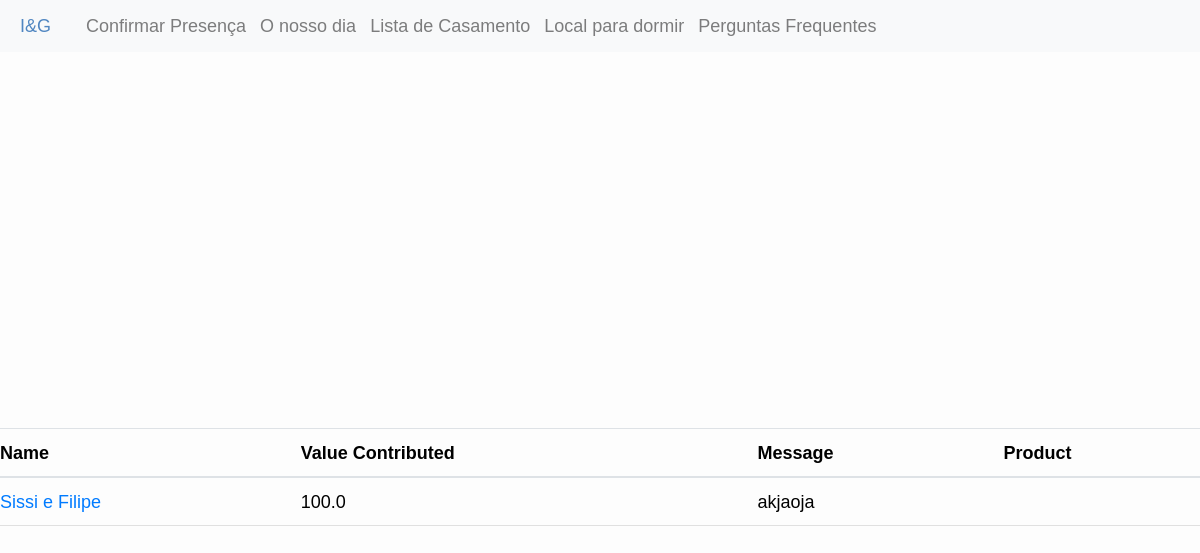
The app's page /edit/contributions, older data.
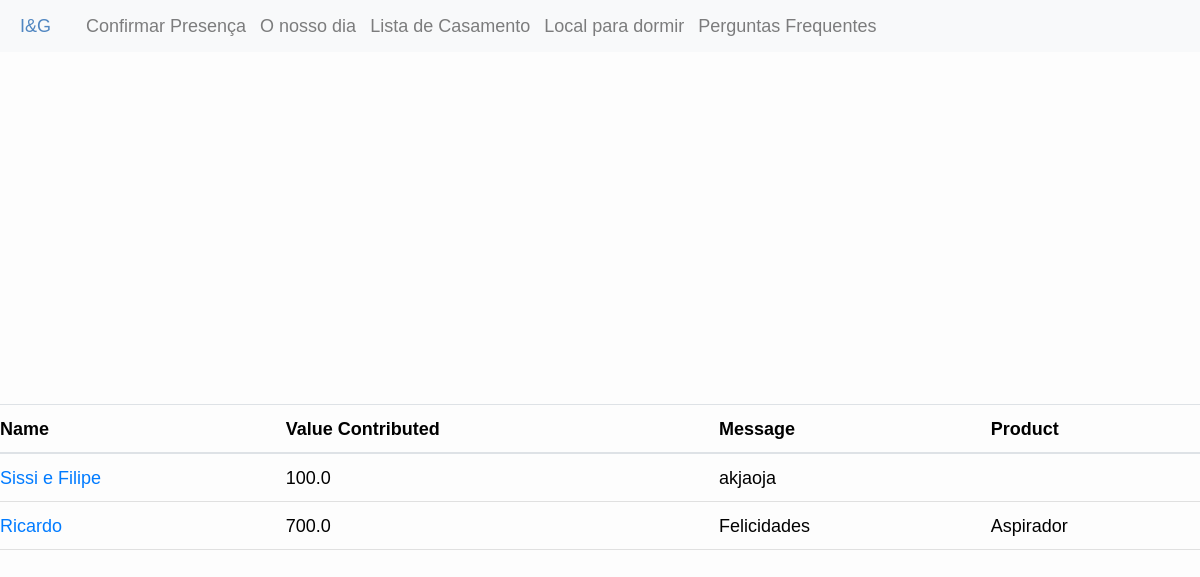
The same page, newer data.
### inesegoncalo/models/contributions.py (models this page shows, shortened)
class Contribution(db.Model ,model.Model,model.Base):
    __tablename__ = 'contribution'
    __table_args__ = {'extend_existing': True}
    id = Column(Integer, primary_key=True)
    name = Column(String(80))
    value_contributed = Column(Float)
    message = Column(Text)
    product_id = Column(Integer, ForeignKey('products.id'))
    product = relationship('Product', back_populates="contributions")

### inesegoncalo/models/products.py (models this page shows, shortened)
class Product(db.Model, model.Model, model.Base):
    __tablename__ = 'products'
    __table_args__ = {'extend_existing': True}
    id = Column(Integer, primary_key=True)
    name = Column(String(80), unique=True, nullable=False)
    description = Column(Text)
    price = Column(Float)
    price_paid = Column(Float, default=0.0)
    store = Column(Text)
    show_price = Column(Boolean, default=True)
    priority = Column(Integer, default=10)
    category_id = Column(Integer, ForeignKey('categories.id'), nullable=True)
    images = relationship('ProductImage', back_populates="product")
    contributions = relationship('Contribution', back_populates="product")
    category = relationship('Category', back_populates="products")

### inesegoncalo/modules/edit.py (the view)
@bp.route("/contributions", methods=("GET", "POST"))
def contributions():
    contributions = Contribution.query.all()
    return render_template("edit/contributions.html", contributions=contributions)

### inesegoncalo/templates/edit/contributions.html (shortened to what this page needs)
{% extends 'layout.html' %}
{% block content %}
<div class="product_background">
<table class="table">
    <thead>
        <tr>
            <th>Name</th>
            <th>Value Contributed</th>
            <th>Message</th>
            <th>Product</th>
        </tr>
    </thead>
    <tbody>
        {% for contribution in contributions %}
            <tr>
                <td class="no_padding"><a href="{{url_for('edit.contribution',contribution_id=contribution.id)}}">{{contribution.name}}</a></td>
                <td class="no_padding">{{contribution.value_contributed}}</td>
                <td class="no_padding">{{contribution.message}}</td>
                <td class="no_padding">{{contribution.product.name}}</td>
            </tr>
        {% endfor %}
    </tbody>
</table>
</div>
{% endblock %}

Row changes from the older to the newer data that the page shows:
added Contribution: name "Ricardo", value_contributed "700.0", message "Felicidades", product.name "Aspirador"
